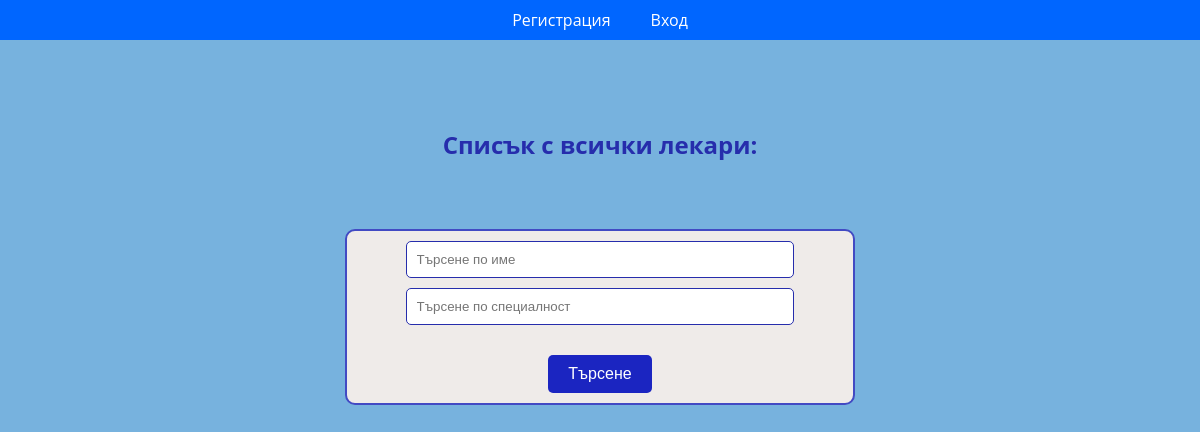
Page /byte/doctors.php on the earlier database version.
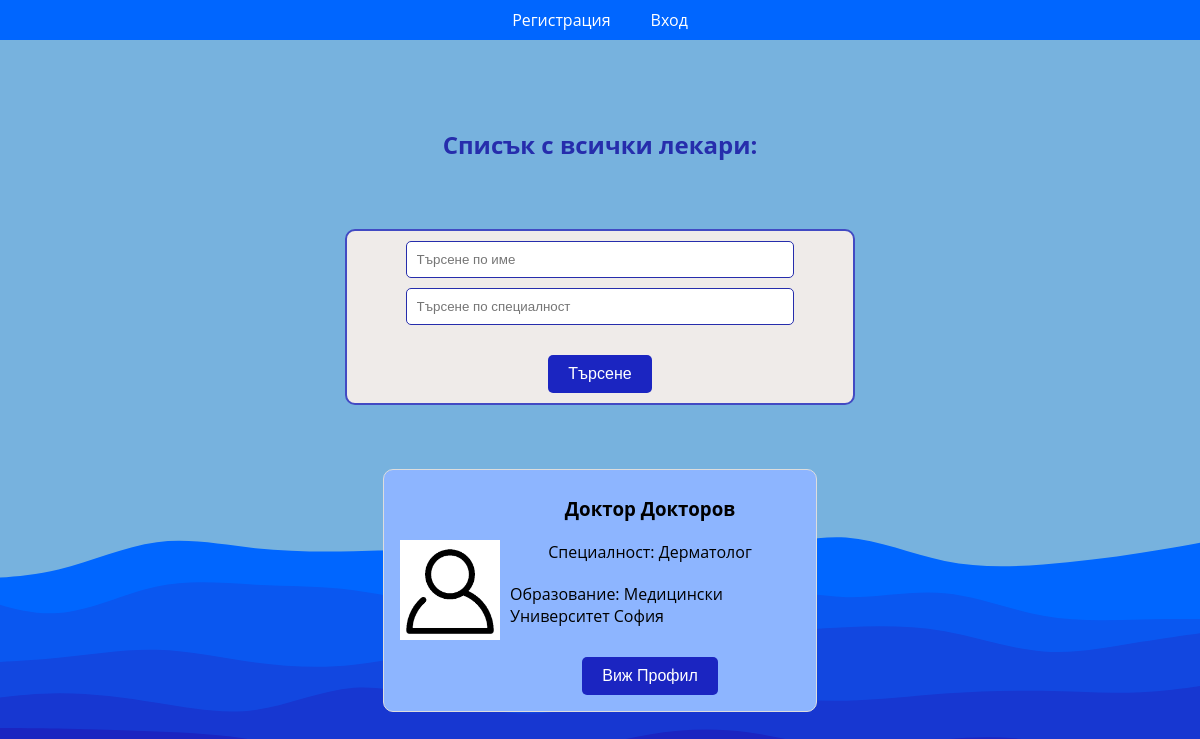
Same page on the later database version.
### tables this page shows
CREATE TABLE `users` (
  `id` bigint(20) NOT NULL COMMENT 'primary key',
  `first_name` varchar(50) DEFAULT NULL COMMENT 'the user''s first name',
  `last_name` varchar(50) DEFAULT NULL COMMENT 'the user''s last name',
  `user_type` varchar(20) NOT NULL DEFAULT 'USER' COMMENT 'foreign key to user''s type',
  `email` varchar(50) NOT NULL COMMENT 'the user''s email',
  `password` varchar(300) NOT NULL COMMENT 'the user''s password',
  `phone` varchar(50) DEFAULT NULL COMMENT 'the user''s phone',
  `profile_picture_id` bigint(60) NOT NULL DEFAULT 1 COMMENT 'Foreign Key to the Profile picture'
);

CREATE TABLE `photos` (
  `id` bigint(60) NOT NULL COMMENT 'ID of the photo',
  `photo_url` mediumtext NOT NULL,
  `alt` varchar(30) DEFAULT NULL
);

CREATE TABLE `doctors_info` (
  `id` bigint(20) NOT NULL COMMENT 'foreign key to the User id in the users table',
  `specialty` varchar(50) NOT NULL COMMENT 'the doctor''s specialty',
  `education` varchar(100) NOT NULL COMMENT 'the doctor''s university'
);

### database/database.php (called while the page is built, shortened)
<?php
  class Database
  {
    private $connection;
    public function __construct()
    {
      $host = 'localhost';
      $username = 'admin';
      $password = 'admin';
      $databaseName = 'byte';
      $this->connection = new PDO("mysql:host=$host;dbname=$databaseName", $username, $password);
      $this->connection->setAttribute(PDO::ATTR_ERRMODE, PDO::ERRMODE_EXCEPTION);
    }
    public function getConnection(): PDO
    {
      return $this->connection;
    }
  }

### database/repositories/DoctorRepository.php (called while the page is built, shortened)
<?php
  require_once __DIR__ . '/DoctorInfoRepository.php';
  require_once __DIR__ . '/UsersRepository.php';
  class DoctorRepository
  {
    private UsersRepository $usersRepository;
    private DoctorInfoRepository $doctorInfoRepository;
    public function __construct()
    {
      $this->usersRepository = new UsersRepository();
      $this->doctorInfoRepository = new DoctorInfoRepository();
    }
    public function constructDoctorsFromArray(array $doctorsInfo, array $users): array
    {
      $doctors = [];
      foreach ($doctorsInfo as $doctorInfo) {
        $filteredDoctors = array_filter($users, fn($user) => $user->id === $doctorInfo->id);
        $user = array_shift($filteredDoctors) ?? null;
        $doctors[] = new Doctor(
            $user->id,
            $user->firstName,
            $user->lastName,
            $user->email,
            $user->profilePicture,
            $doctorInfo->specialty,
            $doctorInfo->education
        );
      }
      return $doctors;
    }
    public function getAllDoctors($currentUserId): array
    {
      $users = $this->usersRepository->getAllDoctors();
      $doctorsInfo = $this->doctorInfoRepository->getAll();
      $doctors = $this->constructDoctorsFromArray($doctorsInfo, $users);
      return array_filter($doctors, fn($doctor) => $doctor->id !== $currentUserId);
    }
  }

### database/repositories/Repository.php (called while the page is built, shortened)
<?php
  require __DIR__ . '/../database.php';
  class Repository
  {
    protected Database $database;
    protected string $tableName;
    public function __construct($tableName)
    {
      $this->database = new Database();
      $this->tableName = $tableName;
    }
    public function getAll(): false|array
    {
      $command = 'SELECT * FROM ' . $this->tableName;
      $query = $this->database->getConnection()->prepare($command);
      $query->execute();
      return $query->fetchAll(PDO::FETCH_ASSOC);
    }
    public function select($data, $operator = "&&"): false|array
    {
      $columns = array_keys($data);
      $placeholders = array_map(function ($value) {
        return "$value=?";
      }, $columns);
      $valuesPlaceholders = implode($operator, $placeholders);
      $command = "SELECT * FROM $this->tableName WHERE $valuesPlaceholders";
      $query = $this->database->getConnection()->prepare($command);
      $index = 1;
      foreach ($data as $key => $value) {
        $query->bindValue($index++, $value);
      }
      $query->execute();
      return $query->fetchAll(PDO::FETCH_ASSOC);
    }
  }

### database/repositories/UsersRepository.php (called while the page is built, shortened)
<?php
  require_once __DIR__ . '/Repository.php';
  require_once __DIR__ . '/PhotoRepository.php';
  class UsersRepository extends Repository
  {
    private PhotoRepository $photoRepository;
    public function __construct()
    {
      $this->photoRepository = new PhotoRepository();
    }
    public function getById($id): ?User
    {
      $users = $this->select([
          "id" => $id
      ]);
      return $this->constructUser($users[0]);
    }
    private function constructUser($foundUser): User
    {
      $user = new User(
          $foundUser['first_name'],
          $foundUser['last_name'],
          $foundUser['email'],
          $foundUser['password'],
          $foundUser['user_type']
      );
      $user->id = $foundUser['id'] ?? null;
      $user->phone = $foundUser['phone'] ?? '';
      $user->profilePictureId = $foundUser['profile_picture_id'] ?? 1;
      $user->profilePicture = $this->photoRepository->getById($user->profilePictureId);
      $user->profilePicture->userId = $user->id;
      return $user;
    }
    public function getAllDoctors(): array
    {
      $doctors = $this->select([
          'user_type' => 'DOCTOR'
      ]);
      $users = [];
      foreach ($doctors as $doctor) {
        $users[] = $this->constructUser($doctor);
      }
      return $users;
    }
  }

### database/repositories/PhotoRepository.php (called while the page is built, shortened)
<?php
  require_once __DIR__ . '/Repository.php';
  class PhotoRepository extends Repository
  {
    public function getById($id): ?Photo
    {
      $photos = $this->select([
          "id" => $id
      ]);
      return $this->constructPhoto($photos[0]);
    }
    private function constructPhoto($foundPhoto): Photo
    {
      $photo = new Photo(
          $foundPhoto['photo_url'],
          $foundPhoto['alt'],
      );
      $photo->id = $foundPhoto['id'] ?? null;
      return $photo;
    }
  }

### database/repositories/DoctorInfoRepository.php (called while the page is built, shortened)
<?php
  require_once __DIR__ . '/Repository.php';
  require_once __DIR__ . '/UsersRepository.php';
  class DoctorInfoRepository extends Repository
  {
    private UsersRepository $usersRepository;
    public function __construct()
    {
      $this->usersRepository = new UsersRepository();
    }
    private function constructDoctorInfo(int $userId, $doctorInfo): DoctorInfo
    {
      return new DoctorInfo(
          $userId,
          $doctorInfo['specialty'],
          $doctorInfo['education']
      );
    }
    public function getAll(): array
    {
      $foundDoctors = parent::getAll();
      $doctors = [];
      foreach ($foundDoctors as $foundDoctor) {
        $user = $this->usersRepository->getById($foundDoctor['id']);
        $doctors[] = $this->constructDoctorInfo($user->id, $foundDoctor);
      }
      return $doctors;
    }
  }

### byte/doctors_list.php (the view)
<?php
  global $doctors;
  $items = '';
  foreach ($doctors as $doctor) {
    $items .= '<div class="list-item__content">';
    $items .= '<img class="doctor-photo" src="' . $doctor->profilePicture->url . '" alt="profile picture">';
    $items .= '<div class="doctor-info">';
    $items .= '<h3>' . $doctor->firstName . ' ' . $doctor->lastName . '</h3>';
    $items .= '<p> Специалност: ' . $doctor->specialty . '</p>';
    $items .= '<p> Образование: ' . $doctor->education . '</p>';
    $items .= '<button type="button" class="profile-button" onclick="location.href=\'/byte/doctor.php?id=' . $doctor->id . '\'">Виж Профил</button>';
    $items .= '</div>';
    $items .= '</div>';
  }
  echo $items;

### byte/shared/head.php (shortened to what this page needs)
<link rel="stylesheet" href="/public/styles/styles.css">

### byte/shared/header.php (shortened to what this page needs)
<nav class="navbar-nav">
  <?php
    if (key_exists('loginTime', $_SESSION)) {
      $email = $_SESSION['email'];
      $fullName = '';
      if ($_SESSION['firstName'] && $_SESSION['lastName']) {
        $fullName = $_SESSION['firstName'] . ' ' . $_SESSION['lastName'];
      } else {
        $fullName = $email;
      }
      $items = <<<EOT
                        <div class="nav-item">
                            <a class="nav-link" href="/byte/main.php">Начало</a>
                        </div>
                        <div class="nav-item">
                            <a class="nav-link" href="/byte/doctors.php">Доктори</a>
                        </div>
                        <div class="nav-item"><a class="nav-link" href="/byte/profile.php">Профил</a></div>
                        <div class="nav-item">
                            <a class="nav-link" href="/byte/logout.php">Изход</a>
                        </div>
EOT;
    } else {
      $items = <<<EOT
                        <div class="nav-item">
                            <a class="nav-link" aria-current="page" href="/byte/register.php">Регистрация</a>
                        </div>
                        <div class="nav-item">
                            <a class="nav-link" href="/byte/login.php">Вход</a>
                        </div>
EOT;
    }
    echo $items;
  ?>
</nav>

### byte/doctors.php (shortened to what this page needs)
<?php
  require_once 'shared/head.php';
  require_once 'shared/header.php';
  require_once __DIR__ . '/../database/repositories/DoctorRepository.php';
  $doctorRepository = new DoctorRepository();
  $doctors = [];
  $id = $_SESSION['id'];
  if ($_SERVER['REQUEST_METHOD'] === 'POST') {
    $name = isset($_POST['name']) ? trim($_POST['name']) : null;
    $specialty = isset($_POST['specialty']) ? trim($_POST['specialty']) : null;
    if ($name && $specialty) {
      $doctors = $doctorRepository->searchBySpecialtyAndName($specialty, $name);
    } elseif ($name) {
      $doctors = $doctorRepository->searchByName($name);
    } elseif ($specialty) {
      $doctors = $doctorRepository->searchBySpecialty($specialty);
    } else {
      $doctors = $doctorRepository->getAllDoctors($id);
    }
  } else {
    $doctors = $doctorRepository->getAllDoctors($id);
  }
?>
<!DOCTYPE html>
<html lang="bg">
<head>
  <?php
    require_once 'shared/head.php'
  ?>
    <link rel="stylesheet" href="/public/styles/doctors.css">
</head>
<body>
<?php
  require_once 'shared/header.php'
?>
<section class="doctors-list-container">
    <h1 class="page-title mt-4">Списък с всички лекари:</h1>
    <section class="search-bar">
        <form class="form" method="POST" action="">
            <input type="text" class="form-control" name="name" placeholder="Търсене по име">
            <input type="text" class="form-control" name="specialty" placeholder="Търсене по специалност">
            <button type="submit" class="profile-button">Търсене</button>
        </form>
    </section>
    <section class="doctors-list">
      <?php
        include "doctors_list.php";
      ?>
    </section>
</section>
</body>
</html>

### public/styles/styles.css (style rules this page uses)
:root { --background-color: #FAFAFA; --primary-color: #0066FF; --primary-color-dark: #1b25c1; }
body { background: url('../assets/background_image.svg') no-repeat center center fixed; -webkit-background-size: cover; -moz-background-size: cover; -o-background-size: cover; background-size: cover; font-family: "Open Sans", sans-serif; margin: 0; width: 100%; max-width: 100%; height: 100vh; }
.navbar-nav { display: flex; flex-direction: row; justify-content: center; align-items: center; gap: 40px; list-style-type: none; width: 100%; height: 5%; background-color: var(--primary-color); color: white; }
.nav-link, .nav-item { color: white; text-decoration: none; }

### public/styles/doctors.css (style rules this page uses)
.doctors-list { display: flex; flex-wrap: wrap; gap: 1rem; }
.doctors-list-container { display: flex; flex-direction: column; align-items: center; gap: 1rem; width: 90%; margin: 2rem; padding: 1rem; }
.doctor-info { display: flex; flex-direction: column; justify-content: center; align-items: center; }
.doctor-photo { width: 100px; height: 100px; object-fit: cover; }
.profile-button { margin-top: 20px; padding: 10px 20px; border: none; border-radius: 5px; background-color: #1b25c1; color: white; font-size: 16px; cursor: pointer; transition: background-color 0.3s ease; }
.search-bar { display: flex; justify-content: center; gap: 1rem; width: 90%; margin: 2rem; }
.form { width: 50%; }

### public/styles/forms.css (style rules this page uses)
:root { --border-color: #424ac3; --text-color: #262dac; --button-color: #2b329c; }
body { display: flex; flex-direction: column; align-items: center; gap: 20px; }
.form { display: flex; flex-direction: column; align-items: center; justify-content: center; gap: 10px; padding: 10px; border: 2px solid var(--border-color); border-radius: 10px; background-color: #efebe9; }
.page-title { text-align: center; color: var(--text-color); }
.form-control { width: 80%; padding: 10px; border: 1px solid var(--text-color); border-radius: 5px; }

Differences in the rows shown:
added users: profile_picture.photo_url (placeholder picture), first_name "Доктор", last_name "Докторов"
added doctors_info: specialty "Дерматолог", education "Медицински Университет София"
